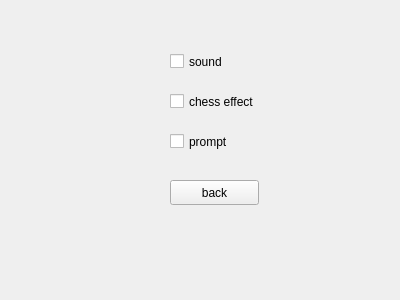
<?xml version="1.0" encoding="UTF-8"?>
<ui version="4.0">
 <class>Settings</class>
 <widget class="QWidget" name="Settings">
  <property name="geometry">
   <rect>
    <x>0</x>
    <y>0</y>
    <width>400</width>
    <height>300</height>
   </rect>
  </property>
  <property name="windowTitle">
   <string>Form</string>
  </property>
  <widget class="QCheckBox" name="checkBox_sound">
   <property name="enabled">
    <bool>true</bool>
   </property>
   <property name="geometry">
    <rect>
     <x>170</x>
     <y>50</y>
     <width>101</width>
     <height>23</height>
    </rect>
   </property>
   <property name="tabletTracking">
    <bool>false</bool>
   </property>
   <property name="text">
    <string>sound</string>
   </property>
   <property name="checked">
    <bool>false</bool>
   </property>
  </widget>
  <widget class="QCheckBox" name="checkBox_chess">
   <property name="geometry">
    <rect>
     <x>170</x>
     <y>90</y>
     <width>111</width>
     <height>23</height>
    </rect>
   </property>
   <property name="text">
    <string>chess effect</string>
   </property>
  </widget>
  <widget class="QCheckBox" name="checkBox_prompt">
   <property name="geometry">
    <rect>
     <x>170</x>
     <y>130</y>
     <width>92</width>
     <height>23</height>
    </rect>
   </property>
   <property name="text">
    <string>prompt</string>
   </property>
  </widget>
  <widget class="QPushButton" name="pushButton_back">
   <property name="geometry">
    <rect>
     <x>170</x>
     <y>180</y>
     <width>89</width>
     <height>25</height>
    </rect>
   </property>
   <property name="text">
    <string>back</string>
   </property>
  </widget>
 </widget>
 <resources/>
 <connections/>
</ui>
